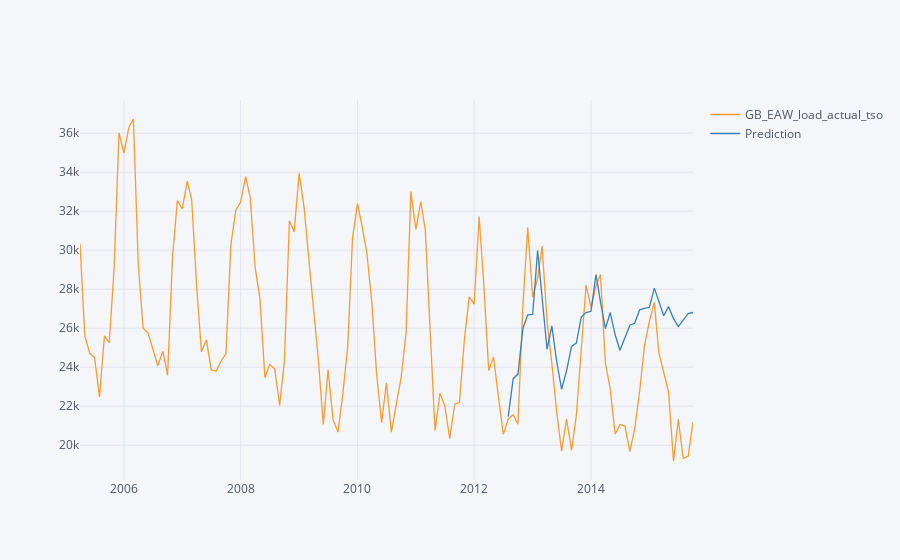

Source (notebook cell):
### Code cell
pd.concat([data,future_forecast],axis=1).iplot()
